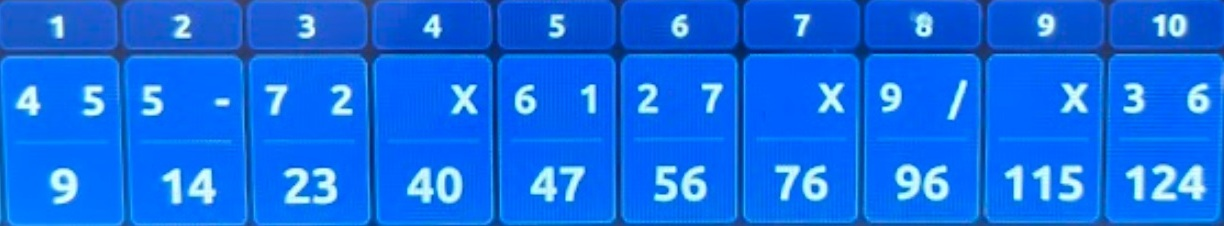
#> input picture data/images/20250421-game2.jpg, 1224 x 226 px; its folder holds 8 pictures in this run
$ jupyter execute --allow-errors det-test.ipynb
#> lines starting #> are read from the running program, lines starting #| are printed output that depends on the picture; after the words box and inside, x2 and y2 are one past the last pixel; in counts of white or black regions, pixels touching at a corner belong together; long printed decimals are rounded
[cell 1]
from pathlib import Path
folder = Path('data/images')           # or whichever relative path you expect

print("folder exists? ", folder.exists())
print("files found   : ", list(folder.glob('*'))[:5])      # peek

# show what the current glob picks up
print("jpg/jpeg hits :", list(folder.glob('*.[jJ][pP]*g')))

[cell 2]
# 0. imports ----------------------------------------------------
from pathlib import Path
import cv2, numpy as np
from pytesseract import image_to_string

WHITELIST = "123456789X/-F "

# 1. helpers ----------------------------------------------------
def upscale(tile):
    big   = cv2.resize(tile, None, fx=4, fy=4, interpolation=cv2.INTER_CUBIC)
    sharp = cv2.GaussianBlur(big, (0,0), 1)
    return cv2.addWeighted(big, 1.25, sharp, -0.25, 128).clip(0,255).astype("uint8")

def to_binary(tile_bgr: np.ndarray) -> np.ndarray:
    hsv  = cv2.cvtColor(tile_bgr, cv2.COLOR_BGR2HSV)
    # keep *bright* pixels irrespective of hue (digits are bright)
    _, v  = cv2.threshold(hsv[...,2], 0, 255,
                          cv2.THRESH_BINARY + cv2.THRESH_OTSU)
    return v          # white glyphs, black bg

def ocr_panel(panel_bgr: np.ndarray,
              max_chars: int) -> list[str]:
    """
    Return up to `max_chars` glyphs from left→right inside one frame panel.
    Fill missing slots with '-' so caller can rely on length.
    """
    bin_img = to_binary(upscale(panel_bgr))

    cnts,_ = cv2.findContours(bin_img, cv2.RETR_EXTERNAL,
                              cv2.CHAIN_APPROX_SIMPLE)
    # ignore tiny specks (glare)
    cnts   = [c for c in cnts if cv2.contourArea(c) > 40]

    # sort blobs by x
    blobs = sorted(cnts, key=lambda c: cv2.boundingRect(c)[0])[:max_chars]

    symbols = []
    for c in blobs:
        x,y,w,h = cv2.boundingRect(c)
        char_roi = panel_bgr[y:y+h, x:x+w]
        symbols.append(ocr_symbol(char_roi))

    # pad with '-' if fewer blobs than expected
    while len(symbols) < max_chars:
        symbols.append('-')
    return symbols

def deskew(strip: np.ndarray, max_skew: float = 7.0) -> np.ndarray:
    """
    Detect the dominant orientation of the blue frame block and rotate the
    strip so grid lines become vertical.  Guaranteed final angle ∈ [-max_skew, max_skew].
    """
    # --- 1. isolate the blue panel (loosen S & V thresholds) -------------
    hsv   = cv2.cvtColor(strip, cv2.COLOR_BGR2HSV)
    mask  = cv2.inRange(hsv, (90, 30, 30),   # H, S, V lower bounds
                              (140,255,255)) # upper bounds
    mask  = cv2.morphologyEx(mask, cv2.MORPH_CLOSE,
                             np.ones((5,5), np.uint8), 2)

    # --- 2. biggest blob → min-area rectangle ----------------------------
    cnts, _ = cv2.findContours(mask, cv2.RETR_EXTERNAL,
                               cv2.CHAIN_APPROX_SIMPLE)
    if not cnts:
        return strip                               # nothing blue → skip

    rect   = cv2.minAreaRect(max(cnts, key=cv2.contourArea))
    (_, _), (w, h), angle = rect                   # unpack

    # OpenCV ↔ intuition reconciliation
    # ----------------------------------
    #  rect.angle  is:
    #     *   0 … –45°   when w ≥ h
    #     * –90 … –45°   when w <  h   (newer)  **OR**  +90° / –90° (older builds)
    #
    if w < h:                                     # tall rectangle
        angle += 90                               # bring it into (–45, +45)

    if abs(angle) < 0.5 or abs(angle) > max_skew: # already straight or insane
        return strip

    # --- 3. rotate --------------------------------------------------------
    H, W = strip.shape[:2]
    M    = cv2.getRotationMatrix2D((W/2, H/2), angle, 1.0)
    return cv2.warpAffine(strip, M, (W, H),
                          flags=cv2.INTER_CUBIC,
                          borderMode=cv2.BORDER_REPLICATE)


# 2. main pipeline ----------------------------------------------
def read_bowler_row(img):
    H = img.shape[0]
    strip = img[int(0.3*H): int(0.59*H)]   # fixed top / bottom crop
    return deskew(strip)
    # return strip

# ---------------------------------------------------------------
# 3. slice_frames now returns exactly 21 tiles (or dummies)
# ---------------------------------------------------------------
def slice_frames(row: np.ndarray) -> list[str]:
    H, W, _ = row.shape
    w = W // 10

    symbols = []
    for i in range(9):                       # frames 1‥9
        panel = row[:, i*w:(i+1)*w]
        symbols.extend(ocr_panel(panel, max_chars=2))

    # frame 10
    panel10 = row[:, 9*w:]
    symbols.extend(ocr_panel(panel10, max_chars=3))

    # drop trailing blanks & cap at 21
    while symbols and symbols[-1] == '-':
        symbols.pop()
    return symbols[:21]

def ocr_symbol(tile_bgr):
    tile = upscale(tile_bgr)
    gray = cv2.cvtColor(tile, cv2.COLOR_BGR2GRAY)
    _, th = cv2.threshold(gray, 0, 255,
                          cv2.THRESH_BINARY + cv2.THRESH_OTSU)
    txt  = image_to_string(
              th,
              config=f"--oem 3 --psm 10 -c tessedit_char_whitelist={WHITELIST}"
          ).strip()
    return txt or "-"

def extract_bowling_symbols(path: Path) -> list[str]:
    img  = cv2.imread(str(path))
#> img is the input picture: shape (226, 1224, 3); mean B, G, R 233.3, 109.4, 18
    row  = read_bowler_row(img)
#> in read_bowler_row, `strip = img[int(0.3*H): int(0.59*H)]`:
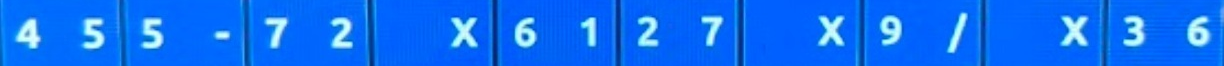
#> strip: shape (66, 1224, 3); mean B, G, R 245, 112.1, 15.6
#> in deskew, `hsv   = cv2.cvtColor(strip, cv2.COLOR_BGR2HSV)`: hsv: shape (66, 1224, 3); mean H, S, V 106.8, 238.8, 245
#> in deskew, `mask  = cv2.inRange(hsv, (90, 30, 30),`:
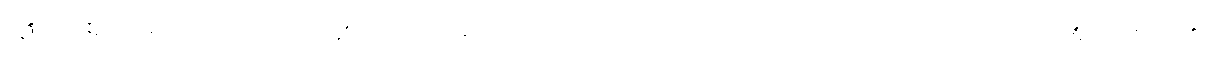
#> mask: shape (66, 1224); 99.9% white; black in thin lines or dots, all inside (x1, y1, x2, y2) = (21, 23, 1196, 40)
#> in deskew, `mask  = cv2.morphologyEx(mask, cv2.MORPH_CLOSE, np.ones((5,5), np.uint..`: mask: shape (66, 1224); every value is 255
#> in deskew, `cnts, _ = cv2.findContours(mask, cv2.RETR_EXTERNAL, cv2.CHAIN_APPROX_S..`: cnts = [[[0, 0], [0, 65], [1223, 65], [1223, 0]]]
#> in deskew, `rect   = cv2.minAreaRect(max(cnts, key=cv2.contourArea))`: rect = ((611.5, 32.5), (65, 1223), -90)
#> in deskew, `(_, _), (w, h), angle = rect`: w = 65; h = 1223; angle = -90
#> in deskew, `angle += 90`: angle = 0
    syms = slice_frames(row)          # ← already the 17–21 glyphs
#> the loop in slice_frames, `for i in range(9):` made 1 pass
#> blobs in ocr_panel on pass 1: [[[0, 0], [0, 263], [487, 263], [487, 0]]]
#> pass 1, in slice_frames, `panel = row[:, i*w:(i+1)*w]`:
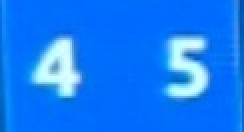
#> panel: shape (66, 122, 3) (shown 2 times larger); mean B, G, R 247.4, 124.6, 22
#> after the loop in slice_frames, `for i in range(9):`: symbols = []
    # remove trailing blanks added by ocr_panel()
    while syms and syms[-1] == "-":
        syms.pop()
    return syms[:21]

# 3. demo --------------------------------------------------------
print("OCR symbol list:",
      extract_bowling_symbols(Path("data/images/20250421-game2.jpg")))
#> (the call stopped at in ocr_symbol, `txt  = image_to_string( th, config=f"--oem 3 --psm 10 -c tessedit_char..`: pytesseract is not available in this run)

[cell 3]
row   = read_bowler_row(cv2.imread("data/images/20250421-game2.jpg"))
cv2.imwrite("debug-strip.jpg", row)            # ← should show the ten frames

#> (the rest of this cell did not finish here and is left out)

[cell 4]
# ------------------------------------------------------------------
# Helper: dump raw OCR text + token list for ONE board  -------------
# ------------------------------------------------------------------
def debug_board(img_path: Path):
    from IPython.display import display

    img  = load_and_standardise(img_path)
    display(img)                             # show the screenshot
    raw  = pytesseract.image_to_string(img, config=tess_cfg)
    print(">>> RAW OCR TEXT\n", raw)

    tokens = re.findall(r'[0-9Xx/\-]', raw)
    print("\n>>> TOKENS  (len =", len(tokens), ")\n", tokens)

# Call it on any file
#> (the rest of this cell did not finish here and is left out)

#> (a cell that did not finish here is left out)

#> (a cell that did not finish here is left out)

### Rotate Image

[cell 7]
import cv2, numpy as np
def find_skew_angle(img_bgr, h_lo=(90,30,30), h_hi=(140,255,255),
                    max_skew=15):
    """
    Return the dominant rotation angle (° CW) of the blue scoreboard strip.
    Positive = clockwise.  If |angle| > max_skew or contour missing → 0.0.
    """
    hsv  = cv2.cvtColor(img_bgr, cv2.COLOR_BGR2HSV)
    mask = cv2.inRange(hsv, h_lo, h_hi)
    mask = cv2.morphologyEx(mask, cv2.MORPH_CLOSE,
                            np.ones((5,5),np.uint8), 2)

    cnts,_ = cv2.findContours(mask, cv2.RETR_EXTERNAL,
                              cv2.CHAIN_APPROX_NONE)
    if not cnts:
        return 0.0

    pts = cnts[np.argmax([cv2.contourArea(c) for c in cnts])]  # largest blob
    pts = pts.reshape(-1,2).astype(np.float32)

    # PCA: best-fit line through all points
    vx, vy, _, _ = cv2.fitLine(pts, cv2.DIST_L2, 0, 0.01, 0.01)
    angle = np.degrees(np.arctan2(vy, vx))          # −90 … +90

    # We want the *horizontal* direction, not the vertical one
    if angle < -45:  angle += 90
    if angle >  45:  angle -= 90

    return angle if abs(angle) <= max_skew else 0.0


def rotate_image(img_bgr, angle):
    if abs(angle) < 0.1:           # nothing to do
        return img_bgr.copy()
    H, W = img_bgr.shape[:2]
    M = cv2.getRotationMatrix2D((W/2, H/2), angle, 1.0)
    return cv2.warpAffine(img_bgr, M, (W, H),
                          flags=cv2.INTER_CUBIC,
                          borderMode=cv2.BORDER_REPLICATE)


import matplotlib.pyplot as plt

path = "data/images/20250612-game1.jpg"
orig = cv2.imread(path)
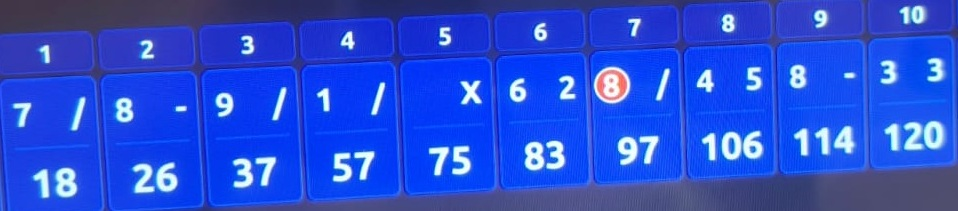
#> input picture data/images/20250612-game1.jpg, 958 x 211 px
#> orig is the input picture: shape (211, 958, 3); mean B, G, R 210.3, 78.3, 41.6

angle = find_skew_angle(orig)            # e.g.  -3.9  (clockwise ≡ negative)
#> in find_skew_angle, `hsv  = cv2.cvtColor(img_bgr, cv2.COLOR_BGR2HSV)`: hsv: shape (211, 958, 3); mean H, S, V 113.7, 197.6, 210.5
#> in find_skew_angle, `mask = cv2.inRange(hsv, h_lo, h_hi)`:
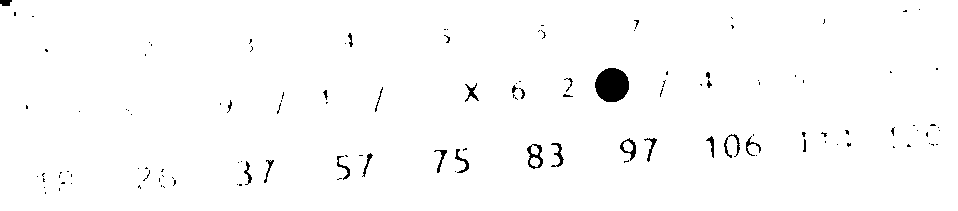
#> mask: shape (211, 958); 98.5% white; 126 black regions (100 under 20 px), largest, box (x1, y1, x2, y2) and area: (595, 68, 629, 102) 916, (527, 144, 543, 169) 168, (620, 138, 636, 161) 126
#> in find_skew_angle, `mask = cv2.morphologyEx(mask, cv2.MORPH_CLOSE, np.ones((5,5),np.uint8)..`:
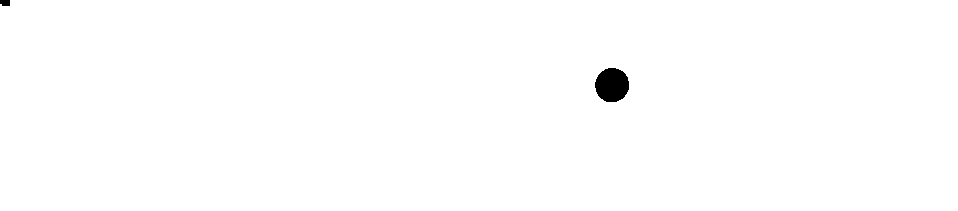
#> mask: shape (211, 958); 99.5% white; 2 black regions
#> in find_skew_angle, `cnts,_ = cv2.findContours(mask, cv2.RETR_EXTERNAL, cv2.CHAIN_APPROX_NO..`: cnts = 1 contour; box (x1, y1, x2, y2) and area: (0, 0, 958, 211) 200913
#> in find_skew_angle, `pts = cnts[np.argmax([cv2.contourArea(c) for c in cnts])]`: pts = contour of 2336 points, box (x1, y1, x2, y2) (0, 0, 958, 211), area 200913
#> in find_skew_angle, `pts = pts.reshape(-1,2).astype(np.float32)`: pts = 2336 pairs, first value 0 to 957, second value 0 to 210
#> in find_skew_angle, `vx, vy, _, _ = cv2.fitLine(pts, cv2.DIST_L2, 0, 0.01, 0.01)`: vx = [1]; vy = [0.000291]
#> in find_skew_angle, `angle = np.degrees(np.arctan2(vy, vx))`: angle = [0.0166]
#> angle = [0.0166]
rot   = rotate_image(orig, angle)

print(f"Detected angle: {angle}° (CW positive)")
#| Detected angle: [0.01665]° (CW positive)

plt.figure(figsize=(12,4))
#> (the rest of this cell did not finish here and is left out)
